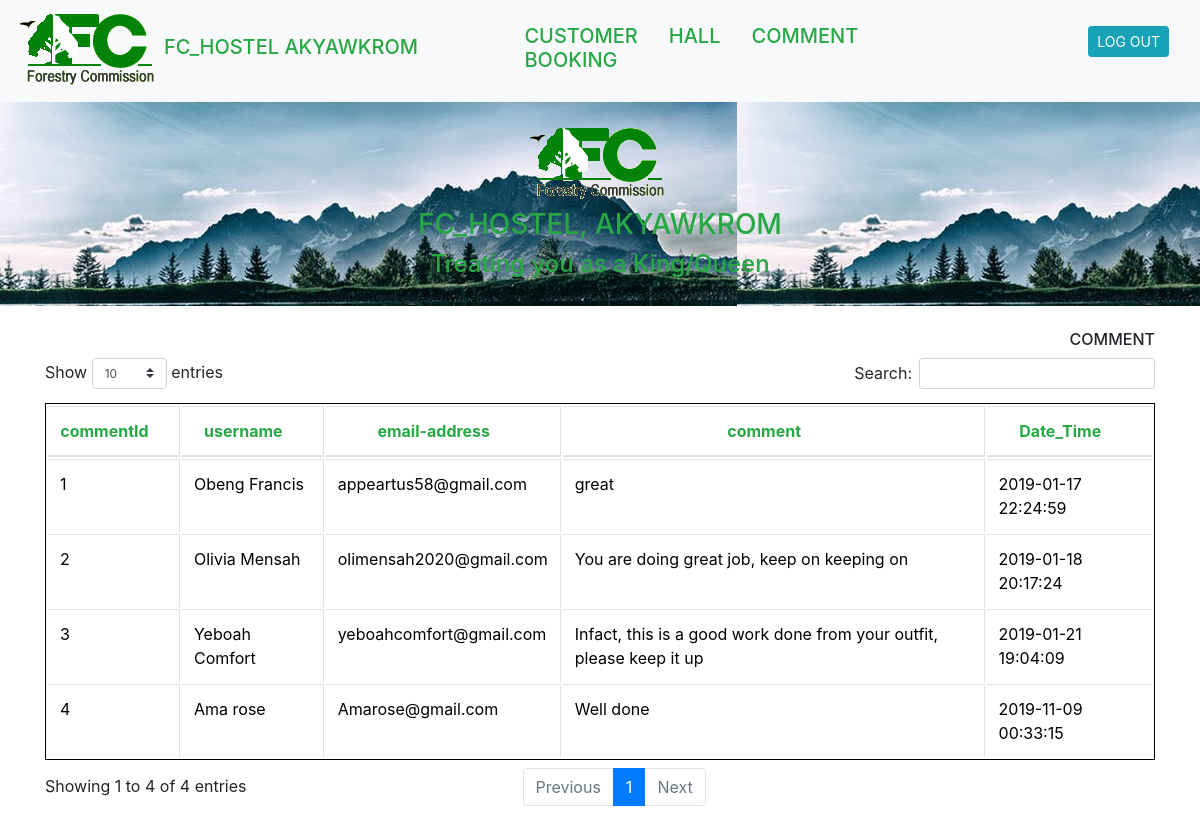
The app's page /Admin/php/comment.php with its own data.
### tables this page shows
CREATE TABLE `comment` (
  `commentId` int(11) NOT NULL,
  `username` varchar(100) NOT NULL,
  `email` varchar(100) NOT NULL,
  `comment` longtext NOT NULL,
  `Date_Time` timestamp NOT NULL DEFAULT CURRENT_TIMESTAMP ON UPDATE CURRENT_TIMESTAMP
);

### Admin/php/comment.php (the view, shortened to what this page needs)
<!DOCTYPE html>
<html>
<head lang="en">
  <link rel="stylesheet" href="https://maxcdn.bootstrapcdn.com/bootstrap/4.1.3/css/bootstrap.min.css">
  <link rel="stylesheet" href="css/dataTables.bootstrap.min.css">
 <link rel="stylesheet" type="text/css" href="https://cdn.datatables.net/1.10.19/css/dataTables.bootstrap.min.css" />
  </head>
<body>
<nav class="navbar navbar-expand-md bg-light navbar-light">
  <img src="img\fc_logo.gif"><a class="navbar-brand"><h5>FC_HOSTEL AKYAWKROM</h5></a>
  <div class="collapse navbar-collapse" id="collapsibleNavbar">
    <ul class="navbar-nav">
      <li class="nav-item">
        <a class="nav-link" href="booking.php"><h5>CUSTOMER BOOKING</h5></a>
      </li>
      <li class="nav-item">
        <a class="nav-link" href="hall_booking.php"><h5>HALL</h5></a>
      </li>
      <li class="nav-item">
        <a class="nav-link" href="comment.php"><h5>COMMENT</h5></a>
      </li>
     <li class="nav-item">
     <a href="../index.html" class="btn btn-info btn-sm"> LOG OUT</a>
     </li>
    </ul>
  </div>
</nav>
 <div class="col-sm-12" id="img" style=" text-align: center; padding: 20px;">
        <img src="../img/fc_logo.gif">
        <h3 style="color: #28a745;"> FC_HOSTEL, AKYAWKROM </h3>
        <h4 style="color: #28a745;">Treating you as a King/Queen</h4>
</div><br>
   <div class="container">
    <h6>COMMENT</h6>
   	<div class="table table-hover table-responsive" style="width: 100%;">
   		<table id="comment_data" class="table table-bordered " style="border-color: #000000; width: 100%;">
   			<thead>
   			<tr>
			   	<td>commentId</td>
					<td>username</td>
					<td>email-address</td>
					<td>comment</td>
					<td>Date_Time</td>
   				</tr>
   			</thead>
   		<tbody>
   		<?php
   		$conn = new mysqli('localhost', 'root', '', 'fc_hostel');
			$sql = $conn->query('SELECT * FROM comment ORDER BY commentId DESC');
             while ($data = $sql->fetch_array())
   		{
   		 echo '
         <tr>
                <td>'. $data["commentId"] .'</td>
		   		<td>'. $data["username"] .'</td>
		   		<td>'. $data["email"] .'</td>
		   		<td>'. $data["comment"] .'</td>
		   		<td>'. $data["Date_Time"] .'</td>
         </tr>
   		 ';
   		}
   		?>
   	</tbody>
   		</table>
   	</div>
   </div>
</body>
</html>

### Admin/php/comment.php (style rules this page uses)
h5 { color: #28a745; }
#img { padding-bottom: 150px; background-image: url(img/nature3.jpeg); }
thead tr { color:#28a745; text-align: center; font-weight: bold; }
tbody { color: #000000; }
.nav-item { padding-top: 2px; padding-right: 15px; }
h6 { float: right; }
.btn { margin-top: 10px; }

### records on screen
comment: commentId "4", username "Ama rose", email "Amarose@gmail.com", comment "Well done", Date_Time "2019-11-09 00:33:15"
comment: commentId "3", username "Yeboah Comfort", email "yeboahcomfort@gmail.com", comment "Infact, this is a good work done from your outfit, please keep it up", Date_Time "2019-01-21 19:04:09"
comment: commentId "2", username "Olivia Mensah", email "olimensah2020@gmail.com", comment "You are doing great job, keep on keeping on", Date_Time "2019-01-18 20:17:24"
comment: commentId "1", username "Obeng Francis", email "appeartus58@gmail.com", comment "great", Date_Time "2019-01-17 22:24:59"
